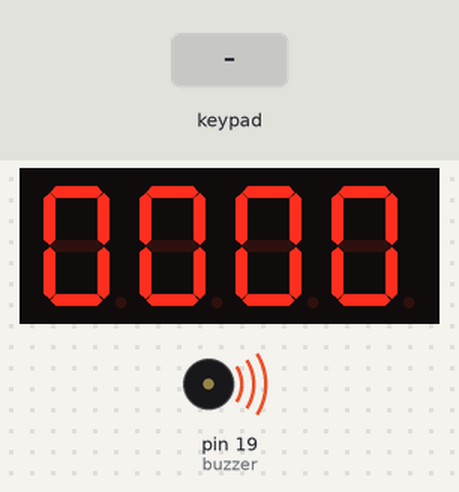
The sketch below on a simulated Arduino Uno, built with avr-gcc and run on an emulated ATmega328P. On the bench: 4-digit seven-segment display, buzzer (waves = sounding, pin HIGH). Wiring (inferred from the names in the program): 4-digit 7-segment display, segments lit when LOW: segments pin 6, pin 7, pin 8, pin 9, pin 10, pin 11, pin 12; digit selects pin 2, pin 3, pin 4, pin 5. The inputs (shaded band) are chosen by the test bench. The segment pins are drawn as the display they are named for; pins used as bus, display or sensor lines are not drawn.

Above: at 0.1 s.
At 1.2 s:
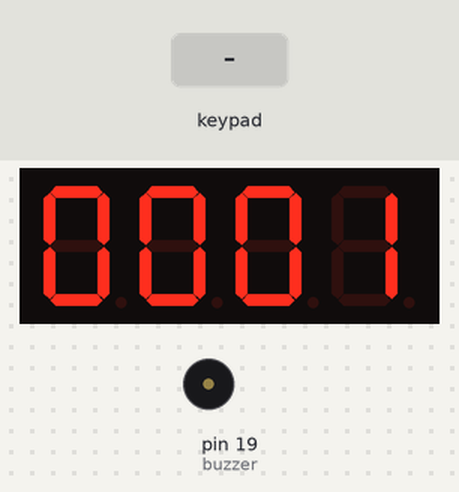
1.3 s: key 'S' pressed
2.8 s: key 'B' pressed
At 4.7 s:
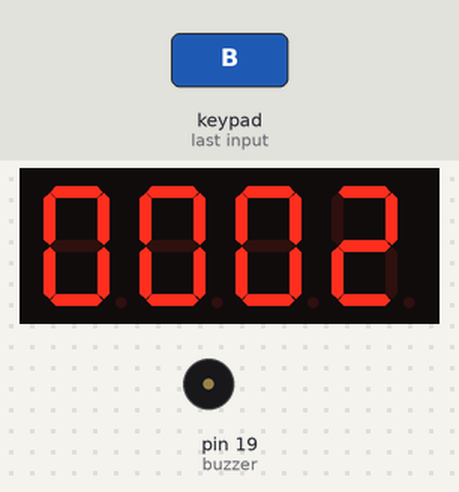
Timing chart, 0 to 6.2 s (numbered marks = the images above; inputs shaded):
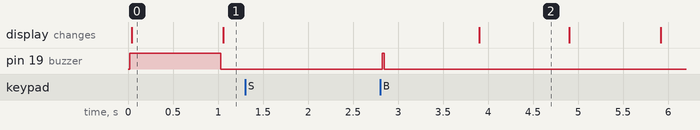

Measured:
- after the input at 1.3 s, every drawn part: stays the same
- after the input at 2.8 s, pin 19 (buzzer): LOW → HIGH at once, → LOW 0.02 s later; the display: changes after 1.1 s (image 2)
- what the display in image 0 shows lasts 1.1 s, from 0.0 s to 1.1 s

The sketch:

projekt_zegar.ino
```cpp
// Autorzy: Klaudia Bednarz, Klaudia Horyń

#include <Keypad.h>

int digitsCode[] = {0x3F, 0x06, 0x5B, 0x4F, 0x66, 0x6D, 0x7D, 0x07, 0x7F, 0x6F};
int segmentsAddress[] = {0xFE, 0xFC, 0xFA, 0xF8, 0xF6, 0xF4, 0xF2, 0xF0};
int segmentDigits [] = {0, 0, 0, 0};
int timeToRemember[] = {0, 0, 0, 0};   //tablica przechoujaca czas po zatrzymaniu (przy kliknięciu B- ustawianie budzika)
int buzzerTime[] = {0, 0, 0, 0};       //tablica przechowująca ustawiony przez nas czas budzika

int currentlyChosedDigit = 0;

bool isCounting = true; //zmienna przechowujaca stan zegara (liczy w gore/nie liczy)
int pinA = 6;     //inicjalizacja segmentow i przypisanie im pinów
int pinB = 7;
int pinC = 8;
int pinD = 9;
int pinE = 10;
int pinF = 11;
int pinG = 12;

int D1 = 2;     //inicjalizacja wyświetlaczy i przypisanie im pinów
int D2 = 3;
int D3 = 4;
int D4 = 5;
int digits[4] = {D4, D3, D2, D1};

int tryb = 0;

const byte ROWS = 4; //"włączamy" 4 górne wiersze na płytce
const byte COLS = 2; //i 2 górne kolumny
char keys[ROWS][COLS] = {
  {'B', 'L'},
  {'\0', 'R'},
  {'\0', 'A'},
  {'\0', 'S'}
};

int buzzer = 19;  // pin odpowiedzialny za nasz budzik


byte rowPins[ROWS] = {15, 16, 17, 18};  //przypisanie pinów do naszych wierszy i kolumn
byte colPins[COLS] = {13, 14};

Keypad keypad = Keypad( makeKeymap(keys), rowPins, colPins, ROWS, COLS );

int timeToChange;

void setup() {
  // initialize the digital pins as outputs.
  Serial.begin(9600);
  pinMode(pinA, OUTPUT);
  pinMode(pinB, OUTPUT);
  pinMode(pinC, OUTPUT);
  pinMode(pinD, OUTPUT);
  pinMode(pinE, OUTPUT);
  pinMode(pinF, OUTPUT);
  pinMode(pinG, OUTPUT);
  pinMode(D1, OUTPUT);
  pinMode(D2, OUTPUT);
  pinMode(D3, OUTPUT);
  pinMode(D4, OUTPUT);
  pinMode(buzzer, OUTPUT);
  timeToChange = millis();
}
//wyłączanie wszystkich wyświetlaczy

void offAll() {
  for (int i = 0; i < 4; i++) {
    digitalWrite(digits[i], HIGH);
  }
}

//włączanie wszystkich wyświetlaczy

void onAll() {
  for (int i = 0; i < 4; i++) {
    digitalWrite(digits[i], LOW);
  }
}

//ustawianie odpowiedniej cyfry na wyswietlaczu

void setChosenDigit(int x) {
  digitalWrite(digits[x - 1], LOW);
}

//  tym miejscu ustawiamy stany logiczne na pinach, by uzyskać odpowiednie cyfry

void setZero(int x) {
  offAll();
  setChosenDigit(x);
  digitalWrite(pinA, LOW);
  digitalWrite(pinB, LOW);
  digitalWrite(pinC, LOW);
  digitalWrite(pinD, LOW);
  digitalWrite(pinE, LOW);
  digitalWrite(pinF, LOW);
  digitalWrite(pinG, HIGH);
  delay(5);
}

void setOne(int x) {
  offAll();
  setChosenDigit(x);
  digitalWrite(pinA, HIGH);
  digitalWrite(pinB, LOW);
  digitalWrite(pinC, LOW);
  digitalWrite(pinD, HIGH);
  digitalWrite(pinE, HIGH);
  digitalWrite(pinF, HIGH);
  digitalWrite(pinG, HIGH);
  delay(5);
}
void setTwo(int x) {
  offAll();
  setChosenDigit(x);
  digitalWrite(pinA, LOW);
  digitalWrite(pinB, LOW);
  digitalWrite(pinC, HIGH);
  digitalWrite(pinD, LOW);
  digitalWrite(pinE, LOW);
  digitalWrite(pinF, HIGH);
  digitalWrite(pinG, LOW);
  delay(5);
}
void setThree(int x) {
  offAll();
  setChosenDigit(x);
  digitalWrite(pinA, LOW);
  digitalWrite(pinB, LOW);
  digitalWrite(pinC, LOW);
  digitalWrite(pinD, LOW);
  digitalWrite(pinE, HIGH);
  digitalWrite(pinF, HIGH);
  digitalWrite(pinG, LOW);
  delay(5);
}
void setFour(int x) {
  offAll();
  setChosenDigit(x);
  digitalWrite(pinA, HIGH);
  digitalWrite(pinB, LOW);
  digitalWrite(pinC, LOW);
  digitalWrite(pinD, HIGH);
  digitalWrite(pinE, HIGH);
  digitalWrite(pinF, LOW);
  digitalWrite(pinG, LOW);
  delay(5);
}

void setFive(int x) {
  offAll();
  setChosenDigit(x);
  digitalWrite(pinA, LOW);
  digitalWrite(pinB, HIGH);
  digitalWrite(pinC, LOW);
  digitalWrite(pinD, LOW);
  digitalWrite(pinE, HIGH);
  digitalWrite(pinF, LOW);
  digitalWrite(pinG, LOW);
  delay(5);
}
void setSix(int x) {
  offAll();
  setChosenDigit(x);
  digitalWrite(pinA, LOW);
  digitalWrite(pinB, HIGH);
  digitalWrite(pinC, LOW);
  digitalWrite(pinD, LOW);
  digitalWrite(pinE, LOW);
  digitalWrite(pinF, LOW);
  digitalWrite(pinG, LOW);
  delay(5);
}
void setSeven(int x) {
  offAll();
  setChosenDigit(x);
  digitalWrite(pinA, LOW);
  digitalWrite(pinB, LOW);
  digitalWrite(pinC, LOW);
  digitalWrite(pinD, HIGH);
  digitalWrite(pinE, HIGH);
  digitalWrite(pinF, HIGH);
  digitalWrite(pinG, HIGH);
  delay(5);
}

void setEight(int x) {
  offAll();
  setChosenDigit(x);
  digitalWrite(pinA, LOW);
  digitalWrite(pinB, LOW);
  digitalWrite(pinC, LOW);
  digitalWrite(pinD, LOW);
  digitalWrite(pinE, LOW);
  digitalWrite(pinF, LOW);
  digitalWrite(pinG, LOW);
  delay(5);

}
void setNine(int x) {
  offAll();
  setChosenDigit(x);
  digitalWrite(pinA, LOW);
  digitalWrite(pinB, LOW);
  digitalWrite(pinC, LOW);
  digitalWrite(pinD, LOW);
  digitalWrite(pinE, HIGH);
  digitalWrite(pinF, LOW);
  digitalWrite(pinG, LOW);
  delay(5);
}


void countUp() {                    //odliczanie w górę - warunki na zerowanie sie kolejnych wyświetlaczy

  if (millis() - timeToChange >= 1000) {
    timeToChange = millis();
    segmentDigits[0]++;

    if (segmentDigits[0] == 10) {
      segmentDigits[0] = 0;
      segmentDigits[1]++;
    }
    if (segmentDigits[2] == 10) {
      segmentDigits[2] = 0;
      segmentDigits[3]++;
    }
    if (segmentDigits[1] == 6) {
      segmentDigits[1] = 0;
      segmentDigits[2]++;
    }
    if (segmentDigits[3] == 2 && segmentDigits[2] == 4) {
      segmentDigits[0] = 0;
      segmentDigits[1] = 0;
      segmentDigits[2] = 0;
      segmentDigits[3] = 0;

    }
  }
}

void setCurrentDigit(int digit, int number) {            //wrzucamy cyferki na wyświetlacze
  switch (number)
  { case 0:
      setZero(digit);
      break;

    case 1:
      setOne(digit);
      break;

    case 2:
      setTwo(digit);
      break;

    case 3:
      setThree(digit);
      break;

    case 4:
      setFour(digit);
      break;

    case 5:
      setFive(digit);
      break;

    case 6:
      setSix(digit);
      break;

    case 7:
      setSeven(digit);
      break;

    case 8:
      setEight(digit);
      break;

    case 9:
      setNine(digit);
      break;
  }
}


void user_input() {                         //liczenie w gore od ustawionej godziny
  char key = keypad.getKey();
  if (key != NO_KEY) {

    //warunki na korzystanie z odpowiednich przycisków na klawiaturze

    if (key == 'R') {                      //R - right przechodzimy o jeden wyświetlacz dalej w prawo
      digitalRead('R') == HIGH;
      currentlyChosedDigit--;
      if (currentlyChosedDigit < 0) currentlyChosedDigit = 3;
    }

    if (key == 'L') {                      // L - left przechodzimy o jeden wyświetlacz dalej w lewo
      digitalRead('L') == HIGH;
      currentlyChosedDigit++;
      if (currentlyChosedDigit > 3) currentlyChosedDigit = 0;
    }


    if (key == 'A' && !isCounting) {      //A - add, korzystamy tylko jesli zablokowane jest odliczanie w góre przez zegar, inkrementuje cyfry na wybranym wysietlaczu z kazdym kliknieciem o 1
      digitalRead('A') == HIGH;

      // warunki na zerowanie w zaleznosci od czasu wyswietlanego na wysietlaczach

      if (currentlyChosedDigit == 0) {
        segmentDigits[0]++;
        if (segmentDigits[0] == 10) {
          segmentDigits[0] = 0;
        }
      }


      if (currentlyChosedDigit == 1)
        segmentDigits[1]++;
      if (segmentDigits[1] == 6) {
        segmentDigits[1] = 0;
      }


      if (currentlyChosedDigit == 2) {
        segmentDigits[2]++;
        if (segmentDigits[2] == 4 && segmentDigits[3] == 2) {
          segmentDigits[2] = 0;
        }
        if (segmentDigits[2] == 10 && segmentDigits[3] == 1) {
          segmentDigits[2] = 0;
        }
        if (segmentDigits[2] == 10 && segmentDigits[3] == 0) {
          segmentDigits[2] = 0;
        }

      }


      if (currentlyChosedDigit == 3) {
        segmentDigits[3]++;
        if (segmentDigits[2] > 3) {
          if (segmentDigits[3] == 2) segmentDigits[3] = 0;
        }
        if (segmentDigits[3] == 3) segmentDigits[3] = 0;

      }

      setCurrentDigit(currentlyChosedDigit, segmentDigits[currentlyChosedDigit]);
    }
  }
  if (key == 'S') {                      //S-set, zatrzymuje i włącza odliczanie zegara
    digitalRead('S') == HIGH;
    isCounting = !isCounting;
  }

  if (key == 'B') {                       //B-buzzer, rzycisk odpowiedzialny za ustawienie budzika
    isCounting = !isCounting;
    switch (tryb) {
      case 0:
        for (int i = 0; i < 4; i++) {
          timeToRemember[i] = segmentDigits[i];
          segmentDigits[i] = buzzerTime[i];
        }
        tryb = 1;
        break;
      case 1:
        for (int i = 0; i < 4; i++) {
          buzzerTime[i] = segmentDigits[i];
          segmentDigits[i] = timeToRemember[i];

        }
        tryb = 0;
        break;
    }
  }


}


// funkcja porównująca 2 tablice

bool compare(int tab1[4], int tab2[4]) {
  for (int i = 0; i < 4; i++) {
    if (tab1[i] != tab2[i]) return false;
  }
  return true;
}


void loop() {                        //głowna pętla programu, wykonuje się ciągle po wgraniu na płytkę
  for (int i = 1; i < 5; i++) {
    setCurrentDigit(i, segmentDigits[i - 1]);
  }
  if (compare(segmentDigits, buzzerTime) && isCounting) digitalWrite(buzzer, HIGH);
  else {
    digitalWrite(buzzer, LOW);
  }
  if (isCounting)countUp();
  user_input();


}
```
